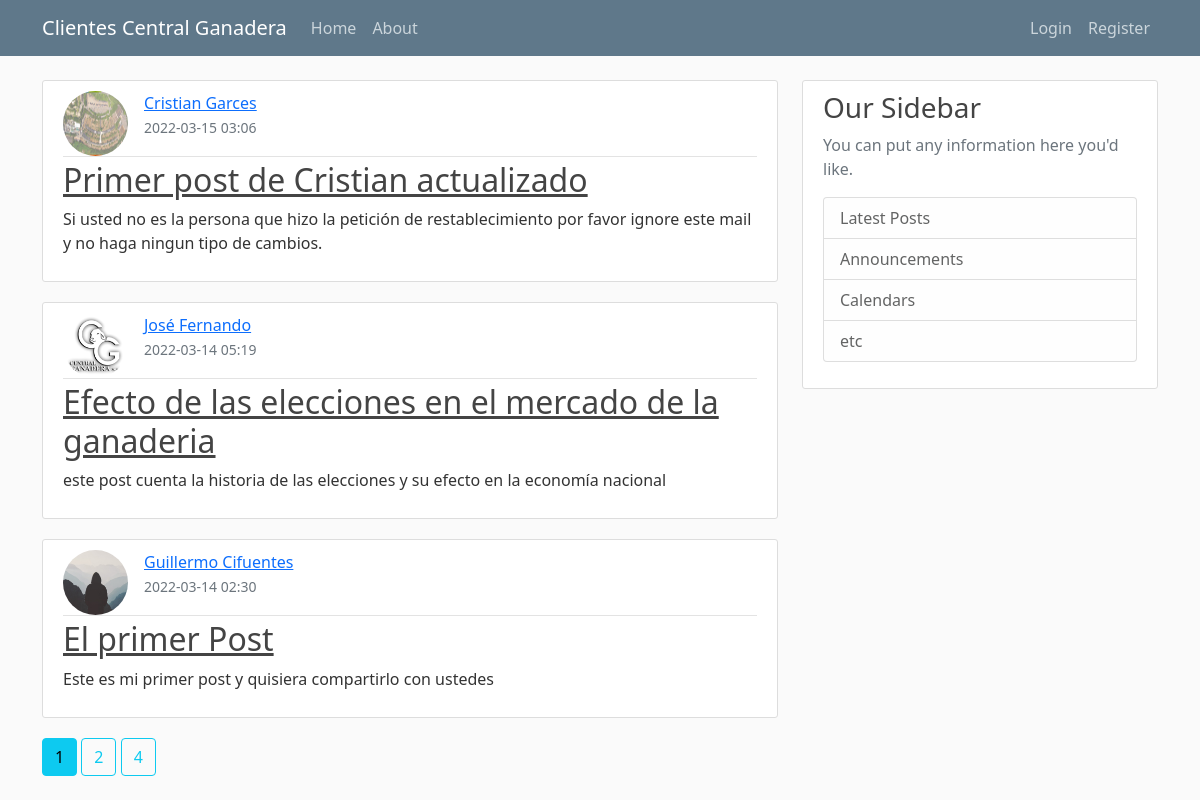
The page /home on the database its author committed.
### blogcg/models.py (models this page shows, shortened)
class Post(db.Model):
   id=db.Column(db.Integer, primary_key=True)
   title=db.Column(db.String(100),nullable=False)
   date_posted=db.Column(db.DateTime,nullable=False,default=datetime.utcnow())
   content=db.Column(db.Text,nullable=False)
   user_id=db.Column(db.Integer,db.ForeignKey('user.id'),nullable=False)

class User(db.Model,UserMixin):
    id=db.Column(db.Integer, primary_key=True)
    username=db.Column(db.String(20),unique=True,nullable=False)
    email=db.Column(db.String(120),unique=True,nullable=False)
    image_file=db.Column(db.String(20),unique=False,default='default.jpg')
    password=db.Column(db.String(60),nullable=False)
    posts=db.relationship('Post', backref='author',lazy=True)

### blogcg/main/routes.py (the view)
@main.route("/")
@main.route("/home")
def home():
    page=request.args.get('page', 1, type=int)
    posts= Post.query.order_by(Post.date_posted.desc()).paginate(page=page,per_page=3)
    return render_template('home.html',posts=posts)

### blogcg/templates/home.html (shortened to what this page needs)
{% extends "layout.html" %}
{% block content %}
    {% for post in posts.items %}
      <article class="media content-section">
        <img class="rounded-circle article-img float-start" src="{{ url_for('static', filename='profile_pics/' + post.author.image_file) }}">
       <div class="media-body">
          <div class="article-metadata">
            <a class="mr-2" href="{{ url_for('users.user_posts', username=post.author.username) }}">{{ post.author.username }}</a></br>
            <small class="text-muted">{{ post.date_posted.strftime('%Y-%m-%d %H:%M') }}</small></br>
          </div>
          <h2><a class="article-title" href="{{ url_for('posts.post', post_id=post.id) }}">{{ post.title }}</a></h2>
          <p class="article-content">{{ post.content }}</p>
        </div>
      </article>
    {% endfor %}
    {% for page_num in posts.iter_pages(left_edge=1, right_edge=1, left_current=1, right_current=2) %}
      {% if page_num %}
        {% if posts.page == page_num %}
          <a class="btn btn-info mb-4" href="{{ url_for('main.home',page=page_num) }}">{{ page_num }}</a>
        {% else %}
          <a class="btn btn-outline-info mb-4" href="{{ url_for('main.home',page=page_num) }}">{{ page_num }}</a>
        {% endif %}
      {% endif %}
    {% endfor %}
{% endblock content %}

### blogcg/templates/layout.html (shortened to what this page needs)
<!DOCTYPE html>
<html>
<head>
    <link href="https://cdn.jsdelivr.net/npm/bootstrap@5.1.3/dist/css/bootstrap.min.css" rel="stylesheet">
    <link rel="stylesheet" type="text/css" href="{{ url_for('static', filename='main.css') }}">
</head>
    <body>
        <header class="site-header">
            <nav class="navbar navbar-expand-md navbar-dark bg-steel fixed-top">
            <div class="container">
                <a class="navbar-brand mr-4" href="/">Clientes Central Ganadera</a>
                <div class="collapse navbar-collapse" id="navbarToggle">
                <div class="navbar-nav">
                    <a class="nav-item nav-link" href="{{ url_for('main.home') }}">Home</a>
                    <a class="nav-item nav-link" href="{{ url_for('main.about') }}">About</a>
                </div>
                <div class="navbar-nav ms-auto">
                    {% if current_user.is_authenticated %}
                        <a class="nav-item nav-link" href="{{ url_for('posts.new_post') }}">Nuevo Post</a>
                        <a class="nav-item nav-link" href="{{ url_for('users.account') }}">Cuenta</a>
                        <a class="nav-item nav-link" href="{{ url_for('users.logout') }}">Logout</a>
                    {% else %}
                        <a class="nav-item nav-link" href="{{ url_for('users.login') }}">Login</a>
                        <a class="nav-item nav-link" href="{{ url_for('users.register') }}">Register</a>
                    {% endif %}
                </div>
                </div>
            </div>
            </nav>
        </header>
        <main role="main" class="container">
            <div class="row">
                <div class="col-md-8">
                    {% block content %}{% endblock %}
                </div>
                <div class="col-md-4">
                    <div class="content-section">
                        <h3>Our Sidebar</h3>
                        <p class='text-muted'>You can put any information here you'd like.
                            <ul class="list-group">
                            <li class="list-group-item list-group-item-light">Latest Posts</li>
                            <li class="list-group-item list-group-item-light">Announcements</li>
                            <li class="list-group-item list-group-item-light">Calendars</li>
                            <li class="list-group-item list-group-item-light">etc</li>
                            </ul>
                        </p>
                    </div>
                </div>
            </div>
        </main>
    </body>
</html>

### blogcg/static/main.css (style rules this page uses)
body { background: #fafafa; color: #333333; margin-top: 5rem; }
h1, h2, h3, h4, h5, h6 { color: #444444; }
.bg-steel { background-color: #5f788a; }
.site-header .navbar-nav .nav-link { color: #cbd5db; }
.content-section { background: #ffffff; padding: 10px 20px; border: 1px solid #dddddd; border-radius: 3px; margin-bottom: 20px; }
.article-title { color: #444444; }
.article-content { white-space: pre-line; }
.article-img { height: 65px; width: 65px; margin-right: 16px; }
.article-metadata { padding-bottom: 1px; margin-bottom: 4px; border-bottom: 1px solid #e3e3e3 }

### rows shown on the page
Post: image_file (picture), author.username "Cristian Garces", date_posted "2022-03-15 03:06", title "Primer post de Cristian actualizado", content "Si usted no es la persona que hizo la petición de restablecimiento por favor ignore este mail y no haga ningun tipo de cambios."
Post: image_file (picture), author.username "José Fernando", date_posted "2022-03-14 05:19", title "Efecto de las elecciones en el mercado de la ganaderia", content "este post cuenta la historia de las elecciones y su efecto en la economía nacional"
Post: image_file (placeholder picture), author.username "Guillermo Cifuentes", date_posted "2022-03-14 02:30", title "El primer Post", content "Este es mi primer post y quisiera compartirlo con ustedes"

### other values the page prints
{{ page_num }} "1"
{{ page_num }} "2" "4"
